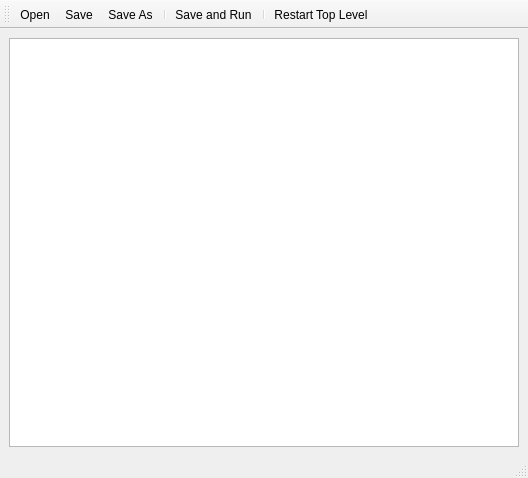
<?xml version="1.0" encoding="UTF-8"?>
<ui version="4.0">
 <class>main_window</class>
 <widget class="QMainWindow" name="main_window">
  <property name="geometry">
   <rect>
    <x>0</x>
    <y>0</y>
    <width>528</width>
    <height>478</height>
   </rect>
  </property>
  <property name="windowTitle">
   <string>MainWindow</string>
  </property>
  <widget class="QWidget" name="centralwidget">
   <layout class="QVBoxLayout">
    <item>
     <widget class="QTextEdit" name="editor"/>
    </item>
   </layout>
  </widget>
  <widget class="QMenuBar" name="menubar">
   <property name="geometry">
    <rect>
     <x>0</x>
     <y>0</y>
     <width>528</width>
     <height>19</height>
    </rect>
   </property>
  </widget>
  <widget class="QStatusBar" name="statusbar"/>
  <widget class="QToolBar" name="toolBar">
   <property name="windowTitle">
    <string>toolBar</string>
   </property>
   <attribute name="toolBarArea">
    <enum>TopToolBarArea</enum>
   </attribute>
   <attribute name="toolBarBreak">
    <bool>false</bool>
   </attribute>
   <addaction name="action_open"/>
   <addaction name="action_save"/>
   <addaction name="action_save_as"/>
   <addaction name="separator"/>
   <addaction name="action_save_and_run"/>
   <addaction name="separator"/>
   <addaction name="action_restart_toplevel"/>
  </widget>
  <action name="action_open">
   <property name="text">
    <string>Open</string>
   </property>
  </action>
  <action name="action_save">
   <property name="text">
    <string>Save</string>
   </property>
  </action>
  <action name="action_save_as">
   <property name="text">
    <string>Save As</string>
   </property>
  </action>
  <action name="action_save_and_run">
   <property name="text">
    <string>Save and Run</string>
   </property>
  </action>
  <action name="action_restart_toplevel">
   <property name="text">
    <string>Restart Top Level</string>
   </property>
  </action>
 </widget>
 <resources/>
 <connections/>
</ui>
